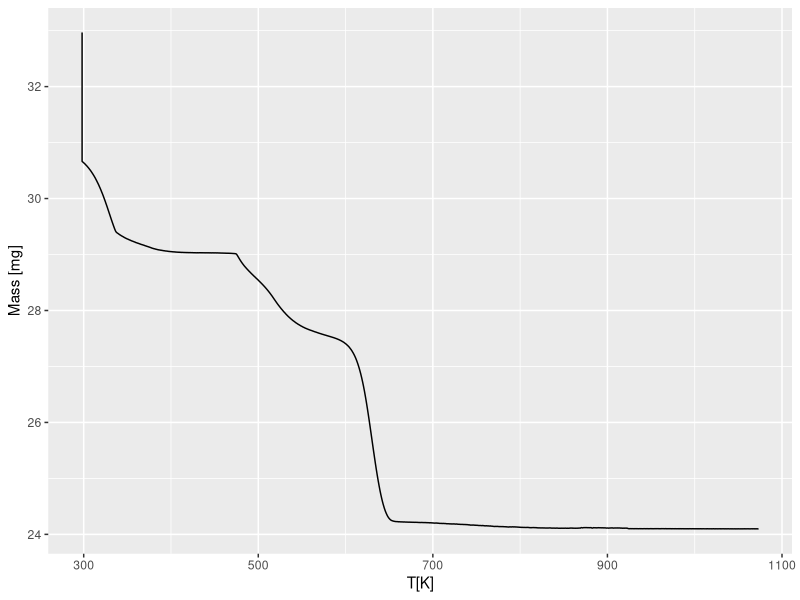
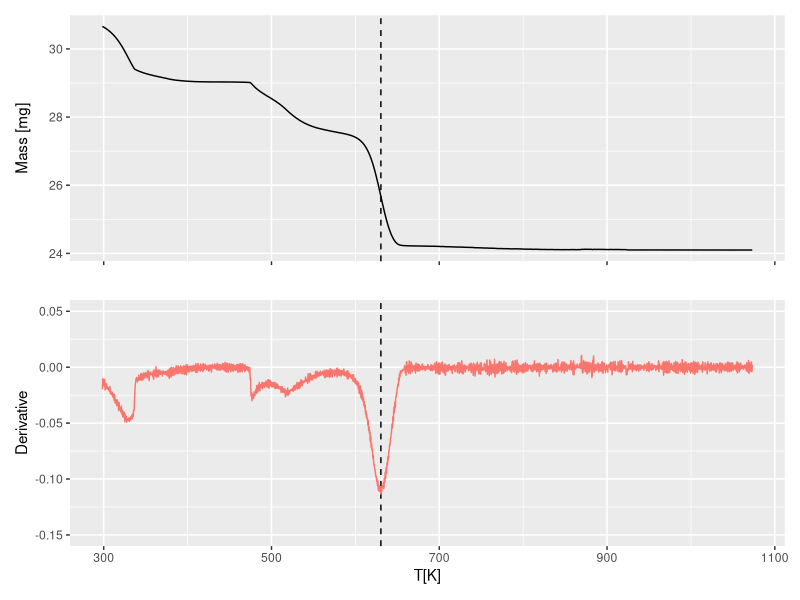

These charts were generated, in order, by the following R code:
## ---- chunk 1
library(tidyverse)
t <- tibble(read.table("Data/ATG.txt", 
                skip=12,
                header=FALSE, 
                nrows=4088))
names(t) <- c("Index", "t", "Ts", "Tr", "value")
head(t)

## ---- chunk 2
t <- t[-(3702:4100),]
t$TK <- t$Tr[]+273.15
library(ggplot2)
f <- t %>% 
    ggplot(aes(x=TK,y=value))+
    labs(x="T[K]",y="Mass [mg]")
f + geom_line()

## ---- chunk 3

derivative <- function(x,y){
    a <- diff(x)/diff(y)
    a
}

derivative(runif(10,1,10),runif(10,1,10))
## ---- chunk 4
t1 <- t[-(1:601),]
library(ggplot2)
f1 <- t1 %>% 
    ggplot(aes(x=TK,y=value))+
    labs(x="",y="Mass [mg]")+
    theme(axis.text.x=element_blank())+
    geom_vline(xintercept = 630.40, linetype="dashed")
  



der1 <- (derivative(t$value,t$TK))
df <- tibble(a = der1)
df <- df[-(1:600),]
final <- df %>%
    ggplot(aes(x=t1$TK,y=df$a, color="red"))+
    labs(x="T[K]",y="Derivative")+
    theme(legend.position = "none")+
    geom_vline(xintercept = 630.40, linetype="dashed")+
    ylim(-0.15,0.05)
   


library(patchwork)
(f1+ geom_line())/(final + geom_line())
